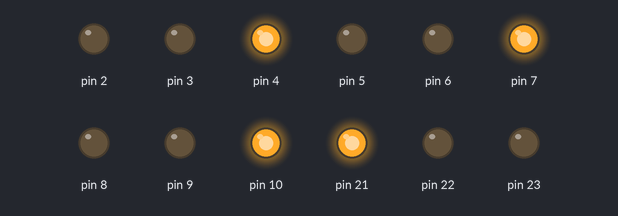
A sketch run on a simulated Arduino Mega 2560, built with avr-gcc and run on an emulated ATmega2560. Parts: output pins drawn as LEDs (lit = HIGH).

Above: at 0.1 s.
Timing chart, 0 to 1.6 s (numbered marks = the images above):
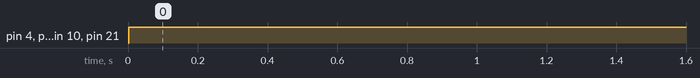

The sketch:

control_test.ino
```cpp
#include <Drive.h>
#include <Wire.h>
#include <Adafruit_Sensor.h>
#include <Adafruit_BNO055.h>
#include <utility/imumaths.h>

Adafruit_BNO055 bno = Adafruit_BNO055(55);

motor m1(2,4,3);
motor m2(23,21,22);
motor m3(10,8,9);
motor m4(7,5,6);
motor *motors[]= {&m1,&m2,&m3,&m4};
double kp=3.3, ki=0, kd=80;

Drive ness(4, motors);
double target, error, strength;

void setup() {
  Serial.begin(19200);
  Serial1.begin(19200);
  if(!bno.begin()){
    Serial.print("Ooops, no BNO055 detected ... Check your wiring or I2C ADDR!");
    while(1);
  }
  /*Serial.println("Calibrating...");
  uint8_t sys, gyro, accel, mag;
  sys = gyro = accel = mag = 0;
  while (mag != 3)
    bno.getCalibration(&sys, &gyro, &accel, &mag);
  Serial.println(mag, DEC);
  delay(500);*/
  bno.setExtCrystalUse(true);

  ness.setPID(kp,ki,kd);
}

void loop(){

  error= bno.getError();
  //Serial.println(error);

  ness.move(0-error, 0.7, error);
  //ness.align(error);
}
```

Measured:
- by itself, pin 4, pin 7, pin 10, pin 21: LOW → HIGH at 0.00 s
